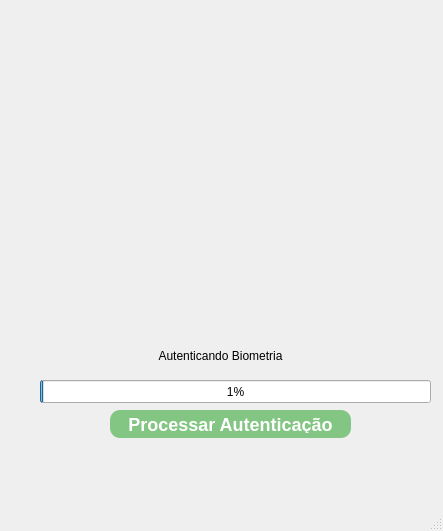
<?xml version="1.0" encoding="UTF-8"?>
<ui version="4.0">
 <class>autentication</class>
 <widget class="QMainWindow" name="autentication">
  <property name="geometry">
   <rect>
    <x>0</x>
    <y>0</y>
    <width>443</width>
    <height>531</height>
   </rect>
  </property>
  <property name="windowTitle">
   <string>Autentication</string>
  </property>
  <property name="styleSheet">
   <string notr="true">font: 12pt &quot;Poppins&quot;;</string>
  </property>
  <widget class="QWidget" name="centralwidget">
   <widget class="QProgressBar" name="progressBar">
    <property name="geometry">
     <rect>
      <x>40</x>
      <y>380</y>
      <width>391</width>
      <height>23</height>
     </rect>
    </property>
    <property name="value">
     <number>1</number>
    </property>
   </widget>
   <widget class="QLabel" name="text_progressbar">
    <property name="geometry">
     <rect>
      <x>30</x>
      <y>330</y>
      <width>381</width>
      <height>51</height>
     </rect>
    </property>
    <property name="styleSheet">
     <string notr="true">font: 8.5pt &quot;Poppins&quot;;</string>
    </property>
    <property name="text">
     <string>Autenticando Biometria</string>
    </property>
    <property name="alignment">
     <set>Qt::AlignCenter</set>
    </property>
   </widget>
   <widget class="QLabel" name="image">
    <property name="geometry">
     <rect>
      <x>120</x>
      <y>20</y>
      <width>211</width>
      <height>301</height>
     </rect>
    </property>
    <property name="text">
     <string/>
    </property>
    <property name="pixmap">
     <pixmap>biometria.png</pixmap>
    </property>
    <property name="scaledContents">
     <bool>true</bool>
    </property>
   </widget>
   <widget class="QPushButton" name="pushButton">
    <property name="geometry">
     <rect>
      <x>110</x>
      <y>410</y>
      <width>241</width>
      <height>28</height>
     </rect>
    </property>
    <property name="styleSheet">
     <string notr="true">QPushButton#pushButton{
background-color: rgb(131, 198, 131);
color: white;
border-radius: 10px;
padding:5px;
font-size:18px;
font-weight: bold;
}

QPushButton#pushButton:hover{
	
	background-color: rgb(105, 198, 127);
}</string>
    </property>
    <property name="text">
     <string>Processar Autenticação</string>
    </property>
   </widget>
   <widget class="QLabel" name="label">
    <property name="geometry">
     <rect>
      <x>20</x>
      <y>50</y>
      <width>401</width>
      <height>271</height>
     </rect>
    </property>
    <property name="text">
     <string/>
    </property>
    <property name="scaledContents">
     <bool>true</bool>
    </property>
   </widget>
  </widget>
  <widget class="QMenuBar" name="menubar">
   <property name="geometry">
    <rect>
     <x>0</x>
     <y>0</y>
     <width>443</width>
     <height>42</height>
    </rect>
   </property>
  </widget>
  <widget class="QStatusBar" name="statusbar"/>
 </widget>
 <resources/>
 <connections/>
</ui>
